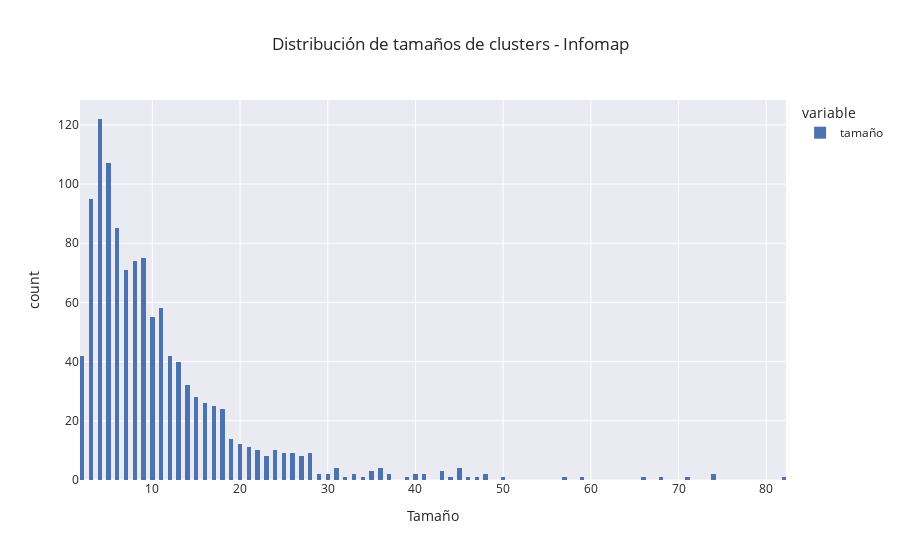
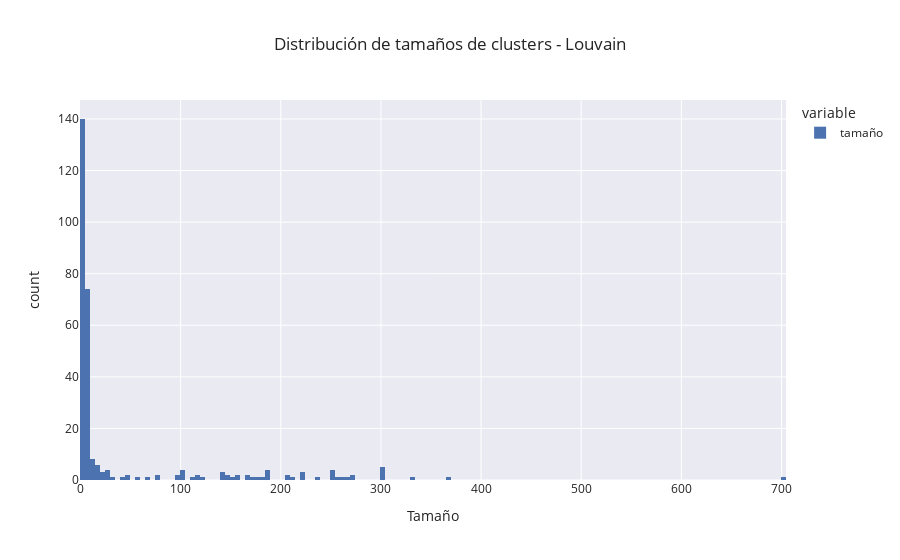

Here is the notebook cell these charts were saved with, in order:
### Markdown cell above
Versión plotly

### Code cell
fig_dist_infomap = px.histogram(tamaños_infomap, title="Distribución de tamaños de clusters - Infomap",nbins=200).update_layout(xaxis_title="Tamaño")
fig_dist_infomap.show()

fig_dist_louvain = px.histogram(tamaños_louvain, title="Distribución de tamaños de clusters - Louvain", nbins=200).update_layout(xaxis_title="Tamaño")
fig_dist_louvain.show()

stats = {"Infomap":{"Num_clusters":len(tamaños_infomap),"Modularidad":round(comunidades_dd["Infomap"]["modularidad"],2)}, "Louvain":{"Num_clusters":len(tamaños_louvain),"Modularidad":round(comunidades_dd["Louvain"]["modularidad"],2)}}

display(pd.DataFrame(stats))

### Figure 1 — Plotly figure (JSON) as saved in the notebook; plotly's stock layout.template omitted (floating-point values rounded to 4 significant figures; data arrays with more than 128 entries replaced by an {"elided": "..."} marker saying what was removed)
{"data": [{"alignmentgroup": "True", "bingroup": "x", "hovertemplate": "variable=tamaño<br>value=%{x}<br>count=%{y}<extra></extra>", "legendgroup": "tamaño", "marker": {"color": "rgb(76,114,176)", "pattern": {"shape": ""}}, "name": "tamaño", "nbinsx": 200, "offsetgroup": "tamaño", "orientation": "v", "showlegend": true, "type": "histogram", "x": {"elided": "1148 int values"}, "xaxis": "x", "yaxis": "y"}], "layout": {"barmode": "relative", "legend": {"title": {"text": "variable"}, "tracegroupgap": 0}, "title": {"text": "Distribución de tamaños de clusters - Infomap"}, "xaxis": {"anchor": "y", "domain": [0, 1], "title": {"text": "Tamaño"}}, "yaxis": {"anchor": "x", "domain": [0, 1], "title": {"text": "count"}}}}

### Figure 2 — Plotly figure (JSON) as saved in the notebook; plotly's stock layout.template omitted (floating-point values rounded to 4 significant figures; data arrays with more than 128 entries replaced by an {"elided": "..."} marker saying what was removed)
{"data": [{"alignmentgroup": "True", "bingroup": "x", "hovertemplate": "variable=tamaño<br>value=%{x}<br>count=%{y}<extra></extra>", "legendgroup": "tamaño", "marker": {"color": "rgb(76,114,176)", "pattern": {"shape": ""}}, "name": "tamaño", "nbinsx": 200, "offsetgroup": "tamaño", "orientation": "v", "showlegend": true, "type": "histogram", "x": {"elided": "294 int values"}, "xaxis": "x", "yaxis": "y"}], "layout": {"barmode": "relative", "legend": {"title": {"text": "variable"}, "tracegroupgap": 0}, "title": {"text": "Distribución de tamaños de clusters - Louvain"}, "xaxis": {"anchor": "y", "domain": [0, 1], "title": {"text": "Tamaño"}}, "yaxis": {"anchor": "x", "domain": [0, 1], "title": {"text": "count"}}}}
